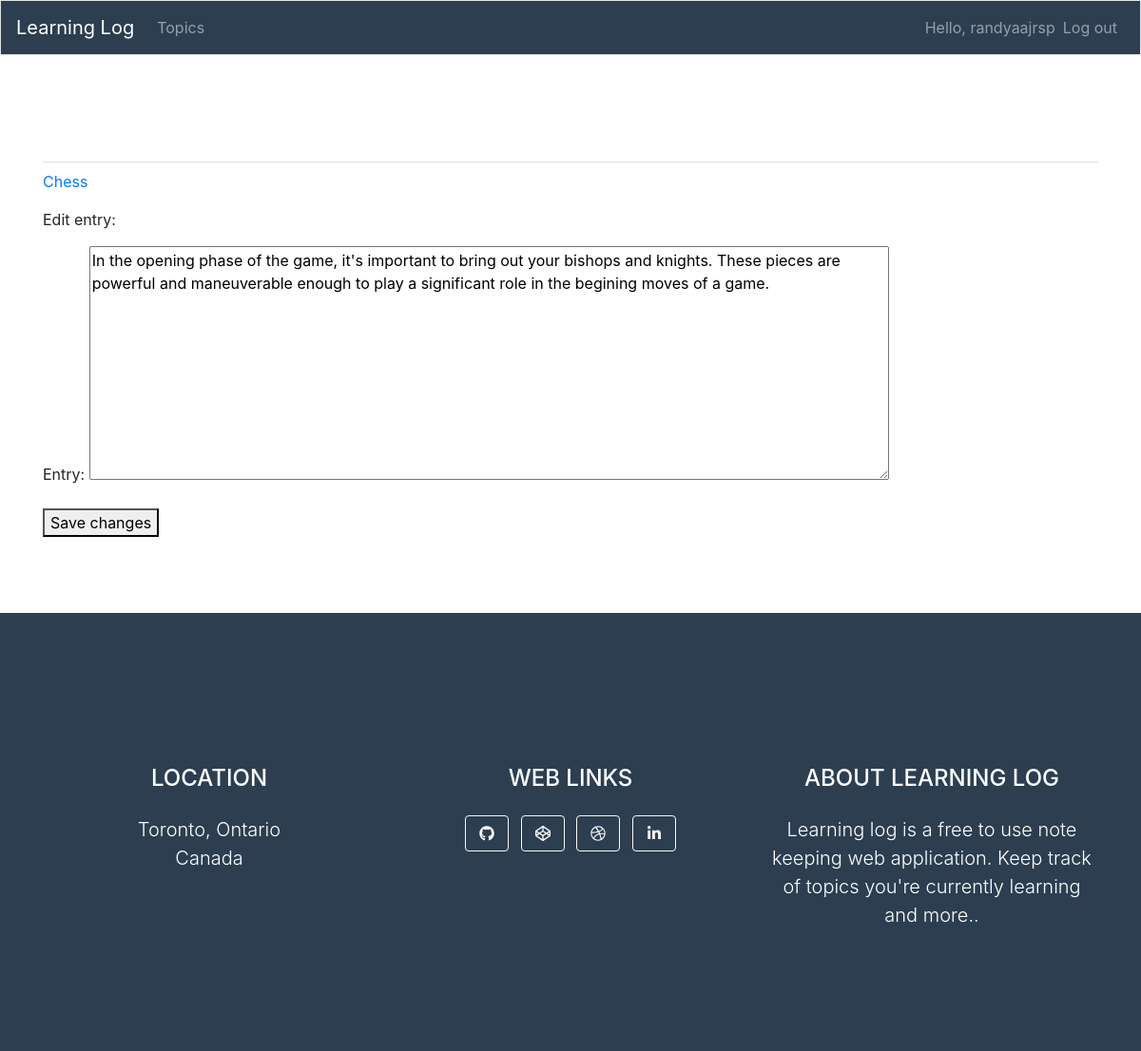
The page /edit_entry/2/ (signed in) on the database its author committed.
### learning_logs/models.py (models this page shows, shortened)
class Topic(models.Model):
    text = models.CharField(max_length=200)
    date_added = models.DateTimeField(auto_now_add=True)
    owner = models.ForeignKey(User, on_delete=models.CASCADE)
    def __str__(self):
        return self.text

class Entry(models.Model):
    topic = models.ForeignKey(Topic, on_delete=models.CASCADE)
    text = models.TextField()
    date_added = models.DateTimeField(auto_now_add=True)
    class Meta:
        verbose_name_plural = 'entries'

### learning_logs/views.py (the view)
# urls.py: path('edit_entry/<int:entry_id>/', views.edit_entry, name='edit_entry'),
@login_required
def edit_entry(request, entry_id):
    entry = Entry.objects.get(id=entry_id)
    topic = entry.topic
    if topic.owner != request.user:
        raise Http404
    if request.method != 'POST':
        form = EntryForm(instance=entry)
    else:
        form = EntryForm(instance=entry, data=request.POST)
        if form.is_valid():
            form.save()
            return redirect('learning_logs:topic', topic_id=topic.id)
    context = {'entry': entry, 'topic': topic, 'form': form}
    return render(request, 'learning_logs/edit_entry.html', context)

### learning_logs/forms.py
class EntryForm(forms.ModelForm):
    class Meta:
        model = Entry
        fields = ['text']
        labels = {'text': 'Entry:'}
        widgets = {'text': forms.Textarea(attrs={'cols': 80})}

### learning_logs/templates/learning_logs/edit_entry.html
{% extends "learning_logs/base.html" %} {% block content %}
<p>
    <a href="{% url 'learning_logs:topic' topic.id %}">{{ topic }}</a>
</p>
<p>Edit entry:</p>
<form action="{% url 'learning_logs:edit_entry' entry.id %}" method="POST">
    {% csrf_token %} {{ form.as_p }}
    <button name="submit">Save changes</button>
</form>
{% endblock content %}

### learning_logs/templates/learning_logs/base.html (shortened to what this page needs)
{% load static %} {% load bootstrap4 %}
<!doctype html>
<html lang="en">
<head>
    {% bootstrap_css %} {% bootstrap_javascript jquery='full' %}
    <link rel="stylesheet" href="{% static 'css/style.css' %}">
</head>
<body>
    <nav class="navbar navbar-expand-md navbar-dark bg-light mb-4 border">
        <a href="{% url 'learning_logs:index' %}" class="navbar-brand">
            Learning Log
        </a>
        <div class="collapse navbar-collapse" id="navbarCollapse">
            <ul class="navbar-nav mr-auto">
                <li class="nav-item">
                    <a href="{% url 'learning_logs:topics' %}" class="nav-link">Topics</a>
                </li>
            </ul>
            <ul class="navbar-nav ml-auto">
                {% if user.is_authenticated %}
                <li class="nav-item">
                    <span class="navbar-text">Hello, {{ user.username }}</span>
                </li>
                <li class="nav-item">
                    <a href="{% url 'users:logout' %}" class="nav-link">Log out</a>
                </li>
                {% endif %}
            </ul>
        </div>
    </nav>
    <main role="main" class="container">
        <div class="pb-2 mb-2 border-bottom">
        </div>
        <div>
            {% block content %}{% endblock content %}
        </div>
    </main>
    <footer class="footer text-center">
        <div class="container">
            <div class="row">
                <div class="col-lg-4 mb-5 mb-lg-0">
                    <h4 class="text-uppercase mb-4">Location</h4>
                    <p class="lead mb-0">
                        Toronto, Ontario
                        <br /> Canada
                    </p>
                </div>
                <div class="col-lg-4 mb-5 mb-lg-0">
                    <h4 class="text-uppercase mb-4">Web Links</h4>
                    <a class="btn btn-outline-light btn-social mx-1" href="#!"><i class="fab fa-fw fa-github"></i></a>
                    <a class="btn btn-outline-light btn-social mx-1" href="#!"><i class="fab fa-fw fa-codepen"></i></a>
                    <a class="btn btn-outline-light btn-social mx-1" href="#!"><i class="fab fa-fw fa-dribbble"></i></a>
                    <a class="btn btn-outline-light btn-social mx-1" href="#!"><i class="fab fa-fw fa-linkedin-in"></i></a>
                </div>
                <div class="col-lg-4">
                    <h4 class="text-uppercase mb-4">About Learning Log</h4>
                    <p class="lead mb-0">
                        Learning log is a free to use note keeping web application. Keep track of topics you're currently learning and more..
                    </p>
                </div>
            </div>
        </div>
    </footer>
</body>
</html>

### static/css/style.css (style rules this page uses)
.bg-light { background-color: #2c3e50!important; }
.container { padding-top: 5rem; padding-bottom: 5rem; }
.footer { padding-top: 5rem; padding-bottom: 3rem; background-color: #2c3e50; color: #fff; }

### rows shown on the page
Topic: text "Chess"
Entry: text "In the opening phase of the game, it's important to bring out your bishops and knights. These pieces are powerful and maneuverable enough to play a significant role in the begining moves of a game."

### other values the page prints
{{ user.username }} "randyaajrsp"
